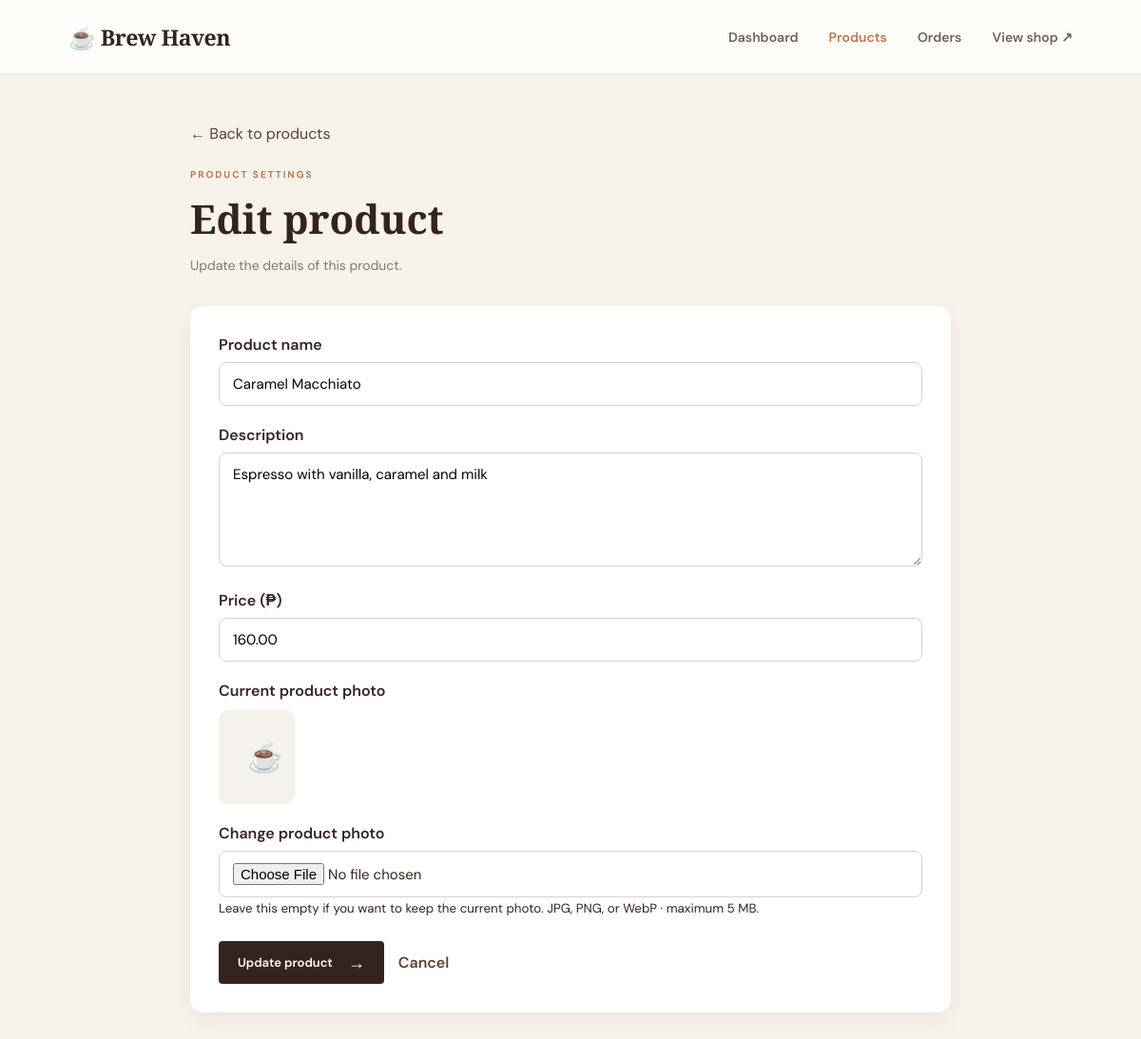
The app's page /edit_product.php?id=6 with its own data.
### tables this page shows
CREATE TABLE `products` (
  `id` int(11) NOT NULL,
  `name` varchar(100) NOT NULL,
  `description` text DEFAULT NULL,
  `price` decimal(10,2) NOT NULL,
  `image` varchar(255) DEFAULT NULL,
  `created_at` timestamp NOT NULL DEFAULT current_timestamp()
);

### edit_product.php (the view, shortened to what this page needs)
<?php
require_once __DIR__ . "/database.php";
$id =
    isset($_GET['id'])
    ? (int)$_GET['id']
    : 0;
$stmt = $pdo->prepare(
    'SELECT *
     FROM products
     WHERE id = ?'
);
$stmt->execute([$id]);
$product =
    $stmt->fetch();
?>
<!DOCTYPE html>
<html lang="en">
<head>
    <link
        rel="stylesheet"
        href="style.css"
    >
</head>
<body>
<nav class="navbar">
    <a
        class="logo"
        href="index.php"
    >
        ☕ Brew Haven
    </a>
    <div class="nav-links">
        <a href="admin_index.php">
            Dashboard
        </a>
        <a
            class="active"
            href="products.php"
        >
            Products
        </a>
        <a href="orders.php">
            Orders
        </a>
        <a href="menu.php">
            View shop ↗
        </a>
    </div>
</nav>
<main class="container admin-layout">
    <div class="edit-product-page">
        <a
            class="back-link"
            href="products.php"
        >
            ← Back to products
        </a>
        <div class="section-heading">
            <div>
                <span class="eyebrow">
                    PRODUCT SETTINGS
                </span>
                <h1>
                    Edit product
                </h1>
                <p>
                    Update the details of this product.
                </p>
            </div>
        </div>
        <form
            class="edit-form"
            action="update_product.php"
            method="POST"
            enctype="multipart/form-data"
        >
            <div class="form-group">
                <label for="name">
                    Product name
                </label>
                <input
                    id="name"
                    type="text"
                    name="name"
                    value="<?= htmlspecialchars(
                        $product['name']
                    ) ?>"
                    required
                >
            </div>
            <div class="form-group">
                <label for="description">
                    Description
                </label>
                <textarea
                    id="description"
                    name="description"
                    required
                ><?= htmlspecialchars(
                    $product['description']
                ) ?></textarea>
            </div>
            <div class="form-group">
                <label for="price">
                    Price (₱)
                </label>
                <input
                    id="price"
                    type="number"
                    name="price"
                    min="0"
                    step="0.01"
                    value="<?= htmlspecialchars(
                        $product['price']
                    ) ?>"
                    required
                >
            </div>
            <div class="form-group">
                <label>
                    Current product photo
                </label>
                <?php
                $imageFile =
                    __DIR__ . '/' . $product['image'];
                ?>
                <?php if (
                    !empty($product['image'])
                    && is_file($imageFile)
                ): ?>
                    <img
                        class="current-image"
                        src="<?= htmlspecialchars(
                            $product['image']
                        ) ?>"
                        alt="<?= htmlspecialchars(
                            $product['name']
                        ) ?>"
                    >
                <?php else: ?>
                    <div class="no-image">
                        ☕
                    </div>
                <?php endif; ?>
            </div>
            <div class="form-group">
                <label for="image">
                    Change product photo
                </label>
                <input
                    id="image"
                    type="file"
                    name="image"
                    accept="image/jpeg,image/png,image/webp"
                >
                <small>
                    Leave this empty if you want to keep the current photo.
                    JPG, PNG, or WebP · maximum 5 MB.
                </small>
            </div>
            <div class="form-actions">
                <button
                    type="submit"
                    class="btn"
                >
                    Update product
                    <span>
                        →
                    </span>
                </button>
                <a
                    class="cancel-btn"
                    href="products.php"
                >
                    Cancel
                </a>
            </div>
        </form>
    </div>
</main>
</body>
</html>

### style.css (style rules this page uses)
:root { --coffee:#35241e;--coffee-2:#604337;--cream:#f7f3eb;--paper:#fffdf9;--clay:#b97850;--gold:#dfb879;--muted:#827970;--line:#e9e1d6;--green:#596850 }
* { box-sizing:border-box }
html { scroll-behavior:smooth }
body { margin:0;background:var(--cream);color:var(--coffee);font-family:'DM Sans',Arial,sans-serif }
a { color:inherit }
.navbar { min-height:78px;padding:0 max(6vw,24px);background:var(--paper);display:flex;justify-content:space-between;align-items:center;border-bottom:1px solid rgba(53,36,30,.08);position:relative;z-index:2 }
.logo { text-decoration:none;font-family:'Playfair Display',Georgia,serif;font-size:23px;font-weight:700;letter-spacing:-.5px }
.nav-links { display:flex;align-items:center;gap:32px }
.nav-links a { text-decoration:none;color:#6f6259;font-size:14px;font-weight:600;transition:color .2s }
.nav-links a:hover,.nav-links a.active { color:var(--clay) }
.eyebrow { font-size:10px;letter-spacing:2px;font-weight:700;color:var(--clay) }
.btn { border:0;border-radius:4px;background:var(--coffee);color:white;padding:14px 20px;display:inline-flex;align-items:center;justify-content:center;gap:16px;text-decoration:none;font:600 13px 'DM Sans',sans-serif;cursor:pointer;transition:background .2s,transform .2s }
.btn span { font-size:18px;line-height:10px }
.container { width:min(1120px,88%);margin:0 auto }
.menu-intro p,.section-heading p { color:var(--muted);font-size:14px;line-height:1.8 }
.admin-layout { padding-top:52px;padding-bottom:90px }
.section-heading { display:flex;align-items:flex-end;justify-content:space-between;gap:25px;margin-bottom:30px }
.section-heading h1 { font:600 42px 'Playfair Display',Georgia,serif;margin:9px 0 }
.section-heading p { margin:0 }

### edit_product.php (style rules this page uses)
.edit-product-page { max-width: 800px; margin: 0 auto; }
.edit-form { background: #fff; padding: 30px; border-radius: 14px; box-shadow: 0 8px 30px rgba(0,0,0,.06); }
.form-group { margin-bottom: 20px; }
.form-group label { display: block; margin-bottom: 8px; font-weight: 600; }
.form-group input, .form-group textarea { width: 100%; box-sizing: border-box; padding: 12px 14px; border: 1px solid #d8d1cb; border-radius: 8px; font-family: inherit; font-size: 15px; }
.form-group textarea { resize: vertical; min-height: 120px; }
.no-image { margin-top: 10px; padding: 30px; width: 80px; text-align: center; background: #f5f1ed; border-radius: 10px; font-size: 30px; }
.form-actions { display: flex; align-items: center; gap: 15px; margin-top: 25px; }
.cancel-btn { text-decoration: none; color: #5b4033; font-weight: 600; }
.back-link { display: inline-block; margin-bottom: 20px; color: #5b4033; text-decoration: none; }

### records on screen
products: name "Caramel Macchiato", description "Espresso with vanilla, caramel and milk", price "160.00"
